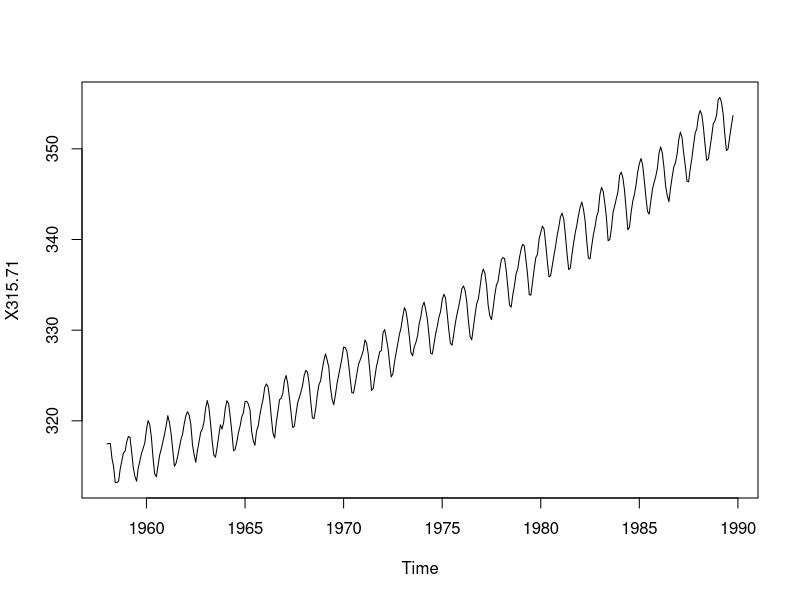
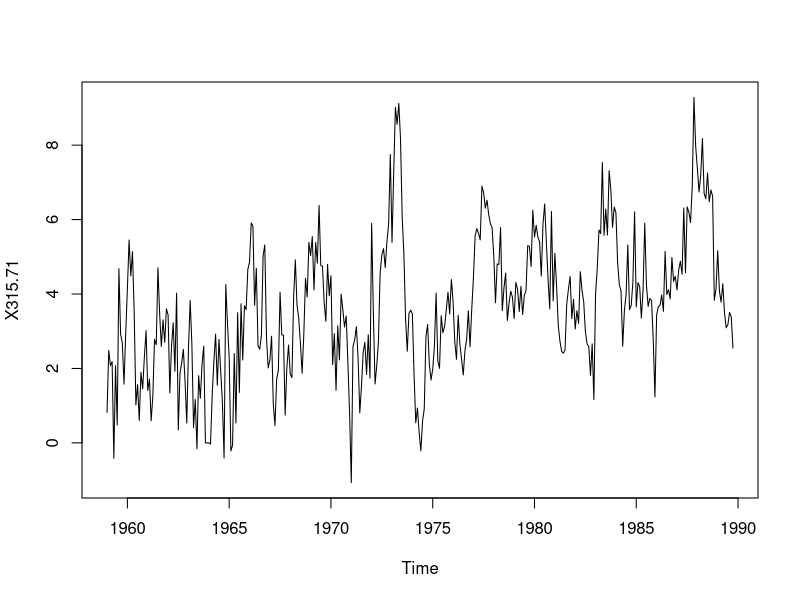
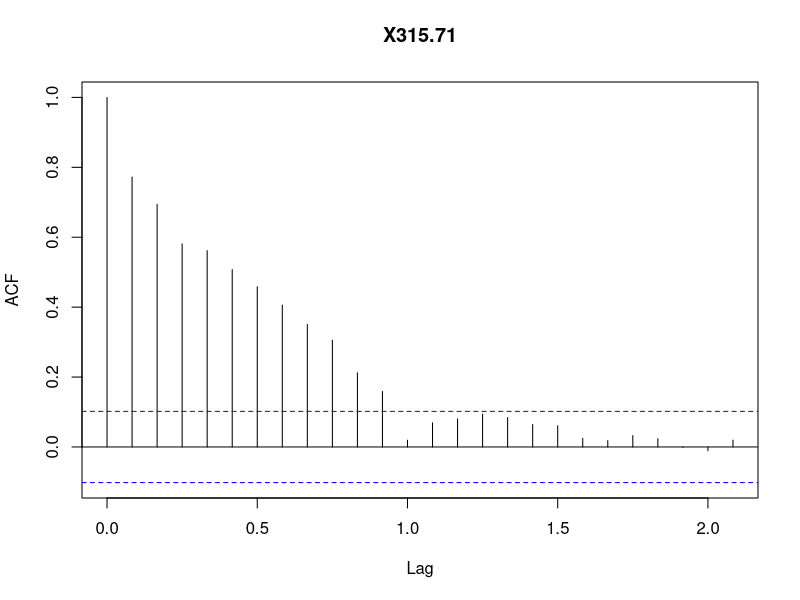
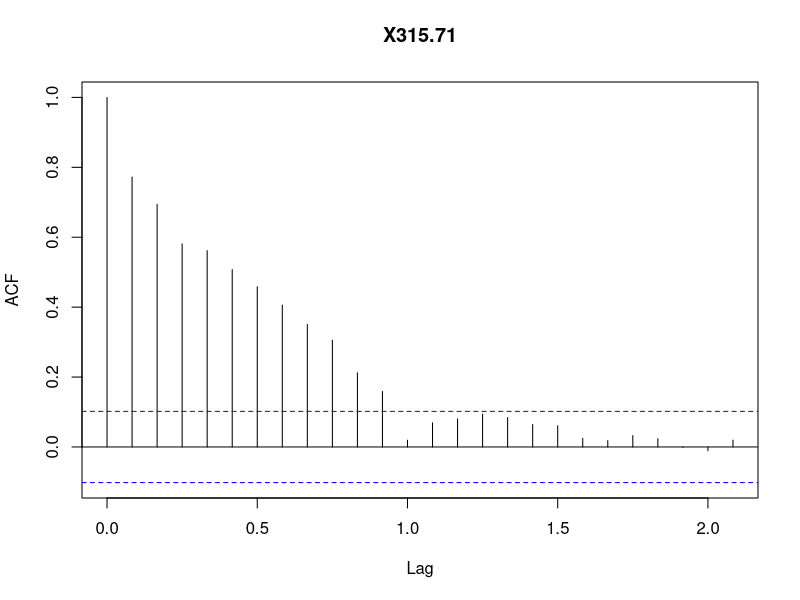
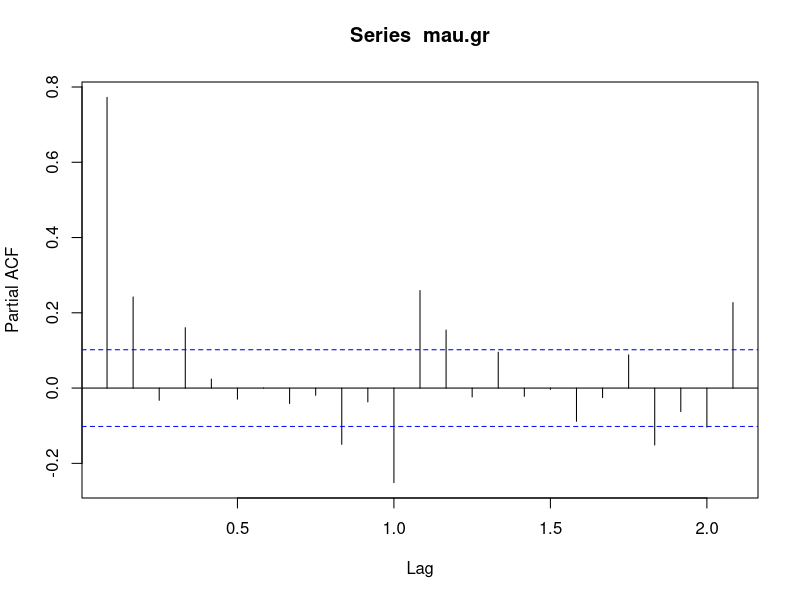
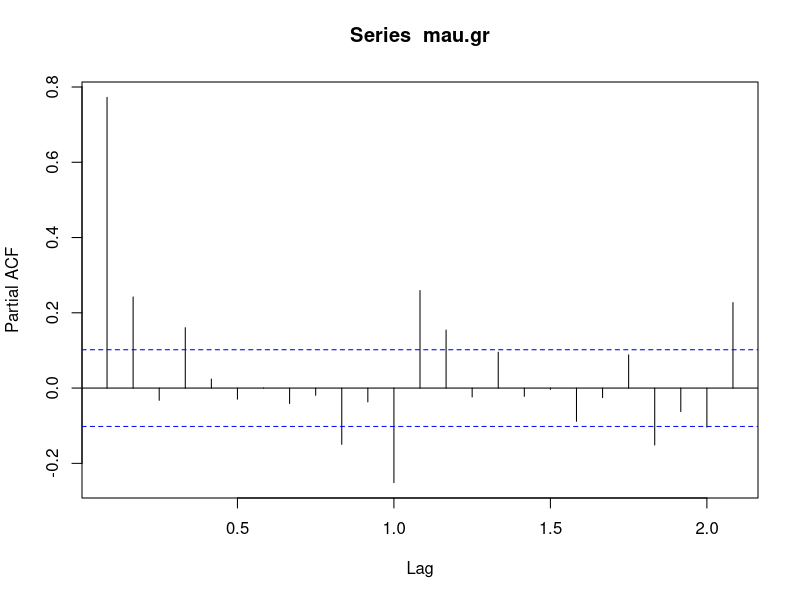

Generate these figures, in order, with R:
## ---- chunk 1
knitr::opts_chunk$set(echo = TRUE, fig.align = 'center', fig.height = 4, fig.width = 6)
## ---- chunk 2
t <- 1:6
X_t <- c(7,8,1,4,6,2)
X_tminus1 <- c(NA,7,8,1,4,6)
X_tminus2 <- c(NA,NA,7,8,1,4)

data.frame(t,X_t, X_tminus1, X_tminus2)
## ---- chunk 3
library(tseries)
setwd("C:/Users/mcluc/Desktop/PENDING/STAT 252/4_DATASETS")
mau <- read.table("mauna.dat",header=T,sep='')
mau <- ts(mau,start=1958,frequency=12) # frequency=12 means lag 1 in PACF means you have 1 seasons (contains 12 time points)
plot(mau)
## ---- chunk 4
#Transforming the mau series, lag 12 - seasonal differencing, log for constant variance
mau.gr <- 1000*diff(log(mau),lag=12) # can be interpreted as growth rate
plot(mau.gr) # seems may trend pa but passed the next test
## ---- chunk 5
adf.test(mau.gr) # reject h0
## ---- chunk 6
plot(acf(mau.gr)) # damping to 0 now
## ---- chunk 7
plot(pacf(mau.gr)) # model AR(12)
## ---- chunk 8
# values that we see in the acf plot
rho.hat <- acf(mau.gr,lag = 12,type='correlation',plot=F)$acf[,,1]

mau.acf12 <- rho.hat[13]
p.order <- 12
phi.ar <- solve(toeplitz(rho.hat[1:p.order])) %*% rho.hat[2:(p.order+1)] #YW Walker estimator to phi; R^(-I)r
